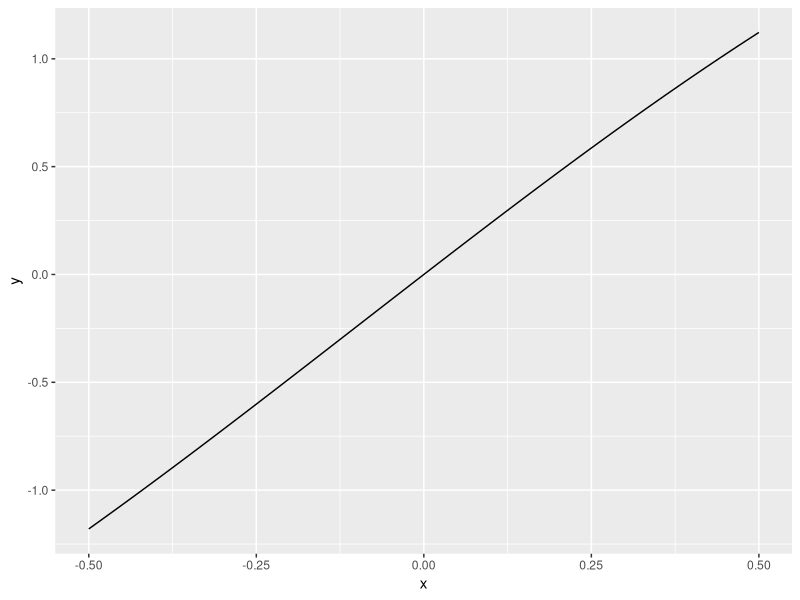
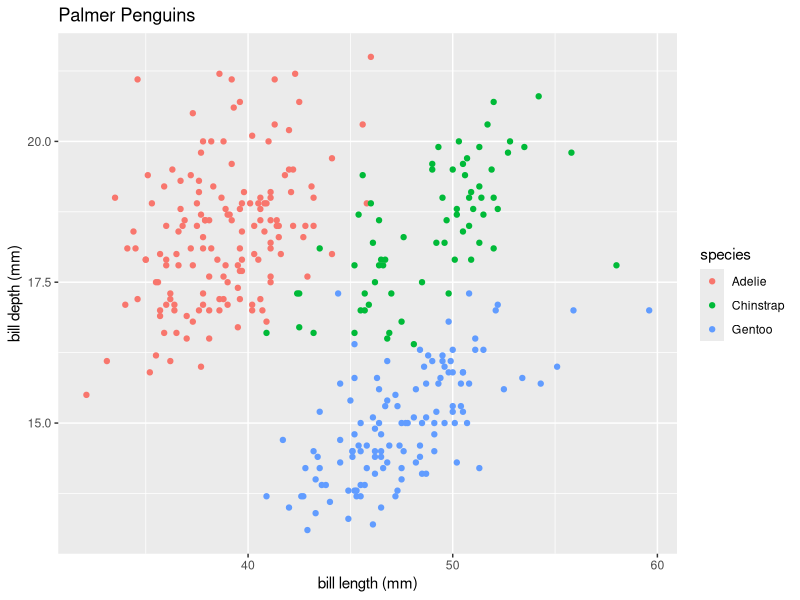
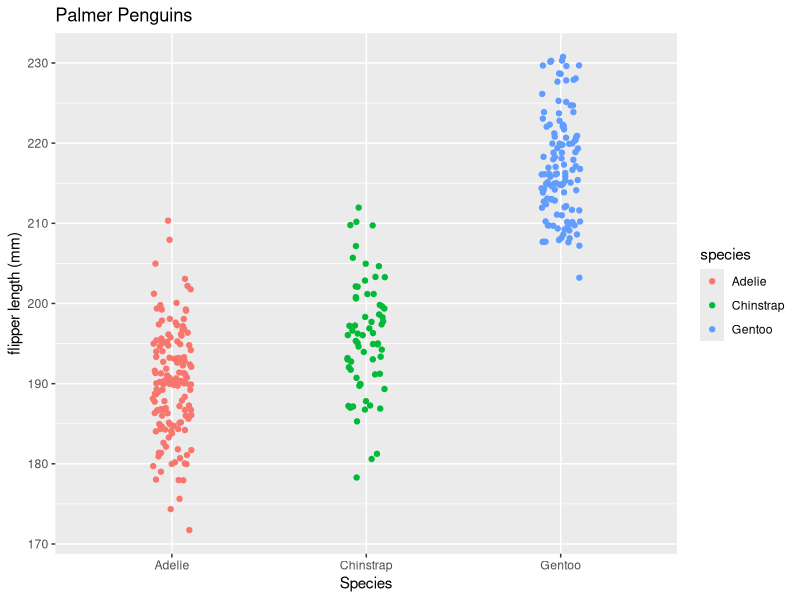

The R source for these figures, in order:
## ---- chunk 1
knitr::opts_chunk$set(echo = TRUE)
library(tidyverse)
library(palmerpenguins)

## ---- chunk 2

A <- expression(x ^ 3)

D(expr = A, name = 'x' )

x <- 3

eval(expr = A)

## ---- chunk 3

B <- expression (2 * ((3 * a + 2) ^ 4) - 5) 

D(expr = B, name = 'a')

a <- 1.2

eval(expr = B)

## ---- chunk 4
C <- expression ((-4 * t) / (t ^ 2 + 1) ^ 3)

D(expr = C, name= 't')

t <- 0

eval(expr = C)


## ---- chunk 5
D <- expression(4.6 - (1.9 * z ^ 3))

D1 <- D(expr = D, name = 'z')

D1

D2 <- D(expr = D1, name = 'z')

D2


## ---- chunk 6
f_xyz <- expression((2 * (x ^ 2) * y) - (3 * x) + 1 + (4 * (z ^ 4) * x))

Dx <- D(expr = f_xyz, name = 'x')

Dx

Dy <- D(expr = f_xyz, name = 'y')

Dy

Dz <- D(expr = f_xyz, name = 'z')

Dz

## ---- chunk 7
fx <- function(x) {
  2.4 * exp(-0.05 * x) * sin(x)
}

ggplot(data = data.frame(x = c(-0.5, 0.5)), aes(x=x)) + stat_function(fun = fx)
## ---- chunk 8
ggplot(data = penguins, aes(x = bill_length_mm, y = bill_depth_mm)) +
  geom_point(aes(color = species)) + labs(x='bill length (mm)', y='bill depth (mm)', title = 'Palmer Penguins')


## ---- chunk 9
ggplot(data = penguins, aes(x = species, y = flipper_length_mm)) +
  geom_jitter(aes(color = species), width=0.1) + labs(x='Species', y='flipper length (mm)', title = 'Palmer Penguins')

